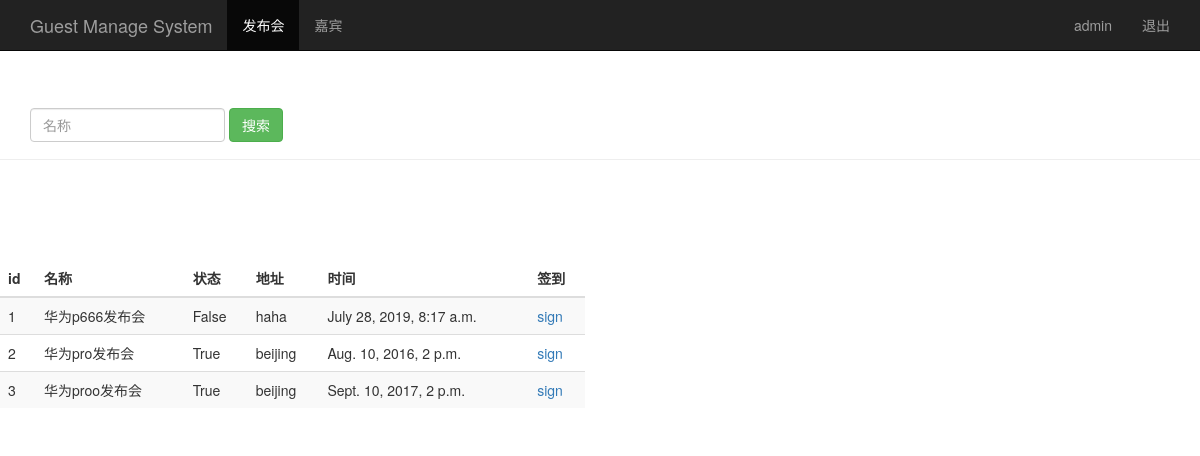
The page /event_manage/ (signed in) on the database its author committed.
### sign/models.py (models this page shows, shortened)
class Event(models.Model):
    name = models.CharField(max_length=100)  # 发布会标题
    limit = models.IntegerField()  # 参加人数
    status = models.BooleanField()  # 状态
    address = models.CharField(max_length=200)  # 地址
    start_time = models.DateTimeField('event time')  # 发布会时间
    create_time = models.DateTimeField(auto_now=True)  # 创建时间（自动获取当前时间）

### sign/views.py (the view)
# urls.py: url(r'^event_manage/', views.event_manage),
@login_required
def event_manage(request):
    event_list = Event.objects.all()
    username = request.session.get("user")
    return render(request, "event_manage.html", {"user": username,
                                                 'events': event_list})

### sign/templates/event_manage.html (shortened to what this page needs)
<!DOCTYPE html>
<html lang="en">
<head>
    {% load bootstrap3 %}
    {% bootstrap_css %}
</head>
<body role="document">
<nav class="navbar navbar-inverse navbar-fixed-top">
    <div class="container">
        <div class="nav-header">
            <a href="/event_manage/" class="navbar-brand">Guest Manage
                System</a>
        </div>
        <div id="navbar" class="collapse navbar-collapse">
            <ul class="nav navbar-nav">
                <li class="active"><a href="#">发布会</a></li>
                <li><a href="/guest_manage/">嘉宾</a></li>
            </ul>
            <ul class="nav navbar-nav navbar-right">
                <li><a href="#">{{ user }}</a></li>
                <li><a href="/logout/">退出</a></li>
            </ul>
        </div>
    </div>
</nav>
<div class="page-header" style="padding-top: 60px">
    <div id="navbar" class="navbar-collapse collapse">
        <form action="/search_name/" class="navbar-form" method="get">
            <div class="form-group">
                <input type="text" name="name" placeholder="名称"
                       class="form-control">
            </div>
            <button type="submit" class="btn btn-success">搜索</button>
        </form>
    </div>
</div>
<div class="row" style="padding-top: 80px;">
    <div class="col-md-6">
        <table class="table table-striped">
            <thead>
            <tr>
                <th>id</th>
                <th>名称</th>
                <th>状态</th>
                <th>地址</th>
                <th>时间</th>
                <th>签到</th>
            </tr>
            </thead>
            <tbody>
            {% for event in events %}
                <tr>
                    <td>{{ event.id }}</td>
                    <td>{{ event.name }}</td>
                    <td>{{ event.status }}</td>
                    <td>{{ event.address }}</td>
                    <td>{{ event.start_time }}</td>
                    <td><a href="/sign_index/{{ event.id }}/"
                           target="{{ event.id }}_blank">sign</a></td>
                </tr>
            {% endfor %}
            </tbody>
        </table>
    </div>
</div>
</body>
</html>

### rows shown on the page
Event: id "1", name "华为p666发布会", status "False", address "haha", start_time "July 28, 2019, 8:17 a.m."
Event: id "2", name "华为pro发布会", status "True", address "beijing", start_time "Aug. 10, 2016, 2 p.m."
Event: id "3", name "华为proo发布会", status "True", address "beijing", start_time "Sept. 10, 2017, 2 p.m."

### other values the page prints
{{ user }} "admin"
